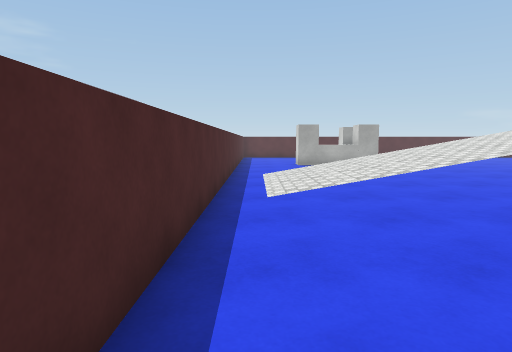
[1] (above)

23 first-person views from a walk through a 3-D level made in the Unity game engine. The camera is 1.2 m above the floor, tilts 6° down and sees 75° across. The floor is counted in squares, 1 m on a side. Each view is taken from the middle of a square. On the plan, view 1 faces up. The plan holds only what a view shows up to about 14 squares ahead; the rest is blank. The place goes on beyond the plan. The player character is not drawn. Surface patterns are stand-ins for the level's own textures.

[2]
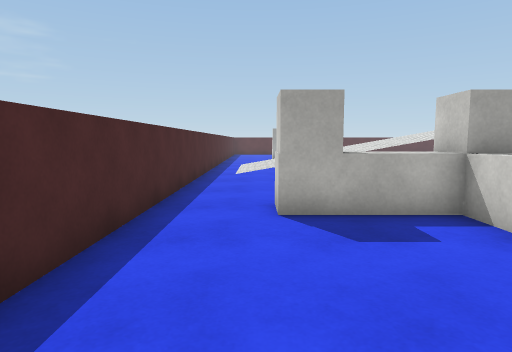

[3]
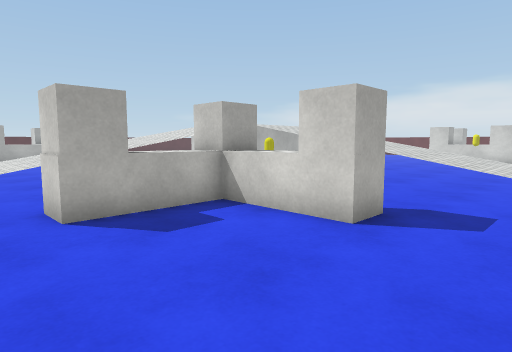

[4]
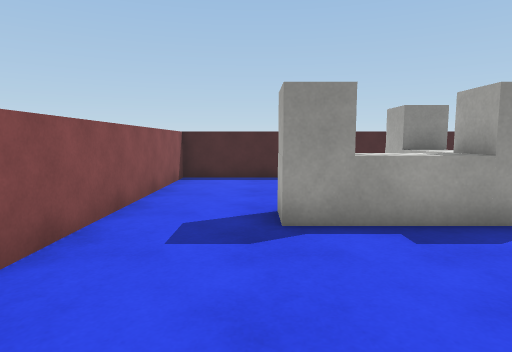

[5]
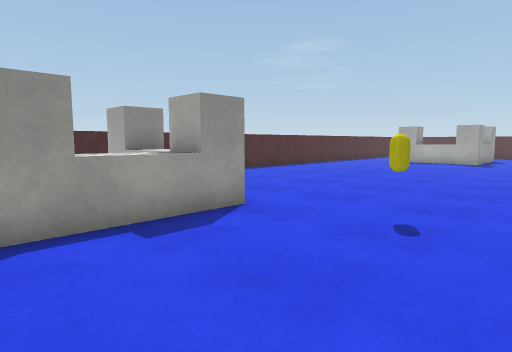

[6]
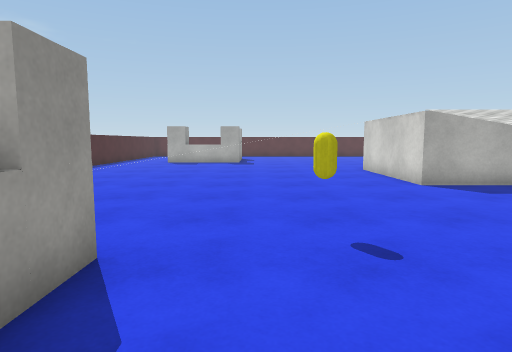

[7]
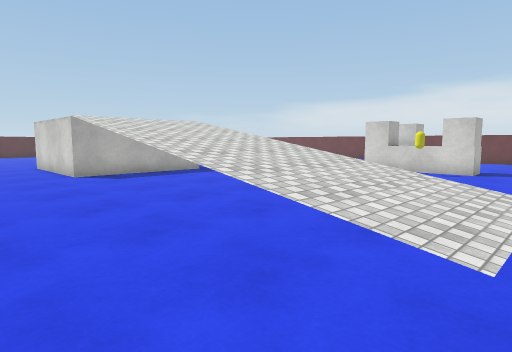

[8]
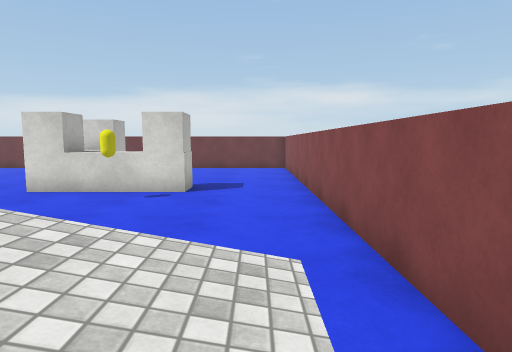

[9]
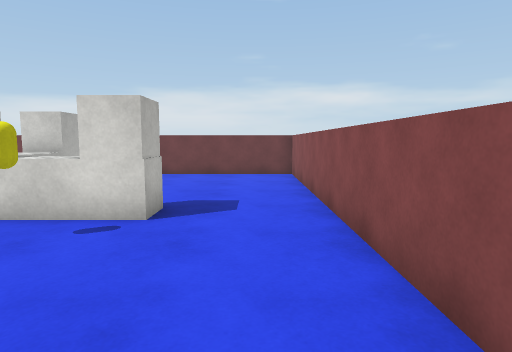

[10]
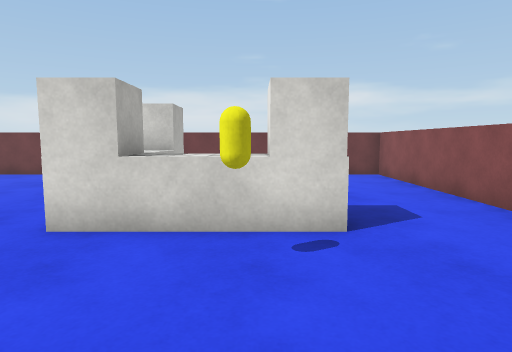

[11]
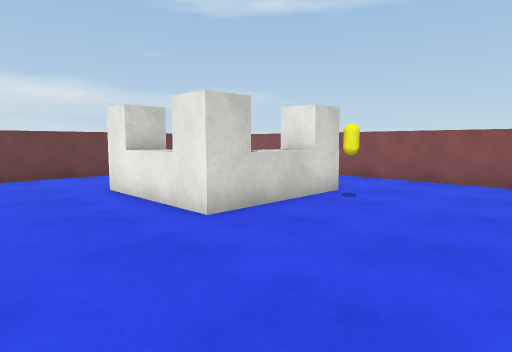

[12]
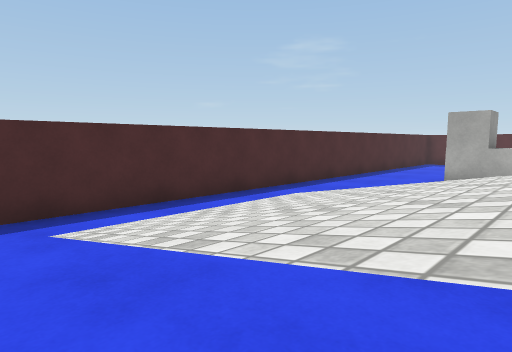

[13]
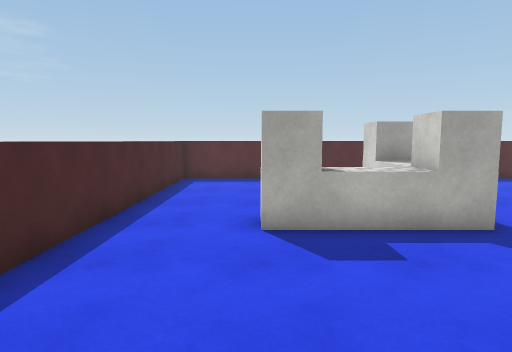

[14]
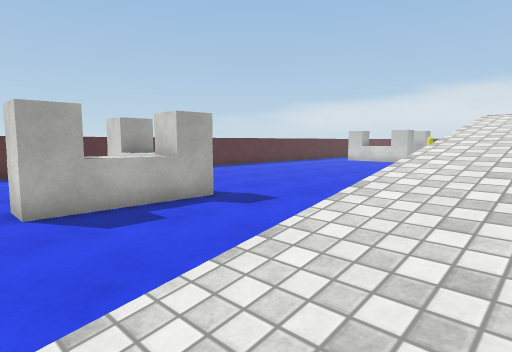

[15]
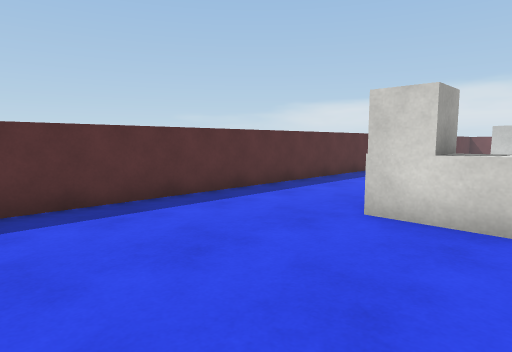

[16]
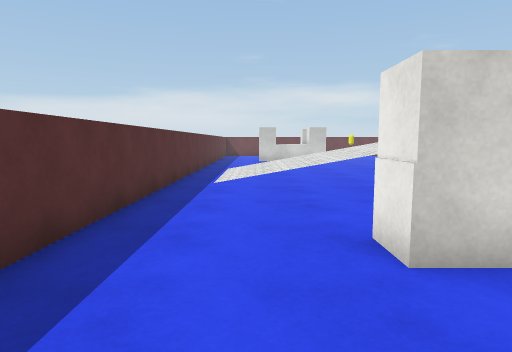

[17]
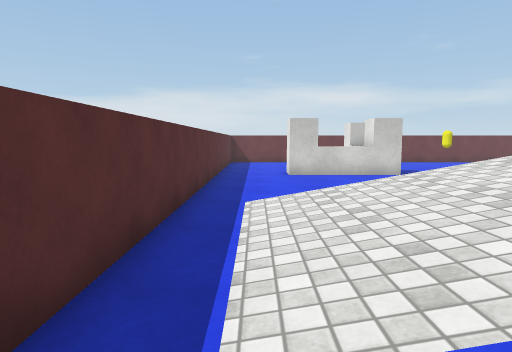

[18]
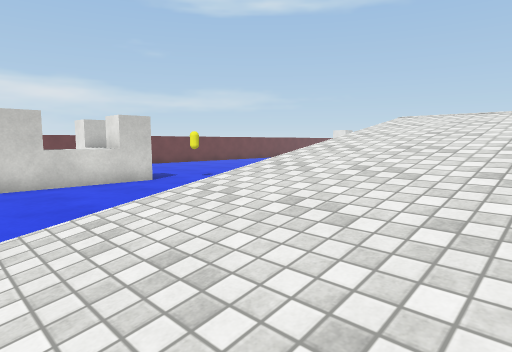

[19]
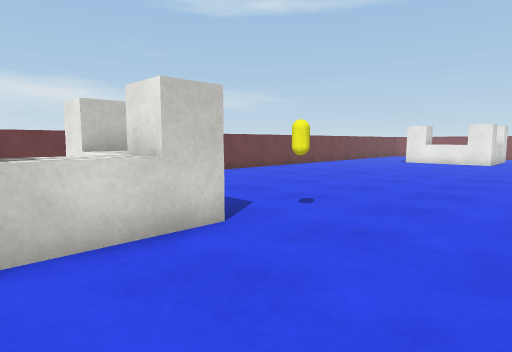

[20]
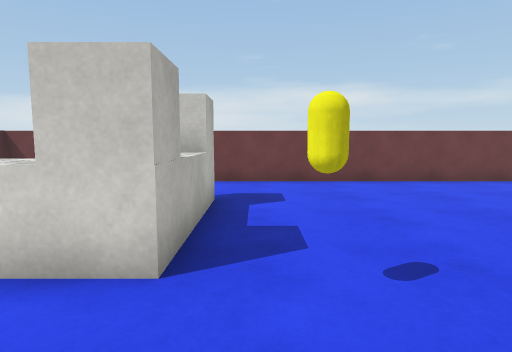

[21]
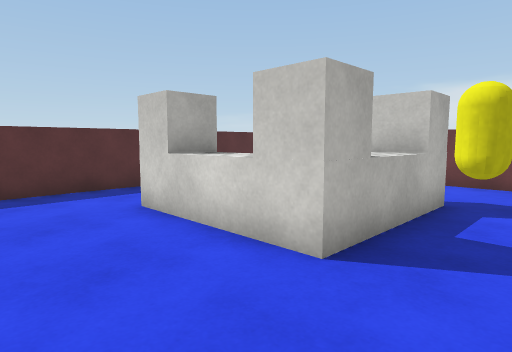

[22]
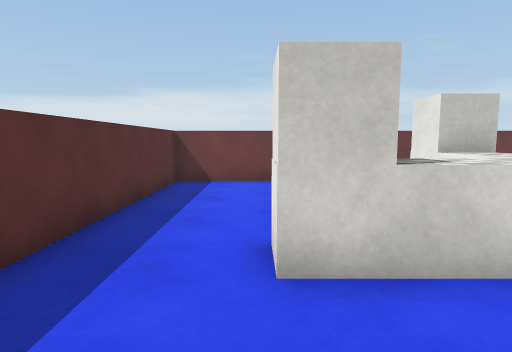

[23]
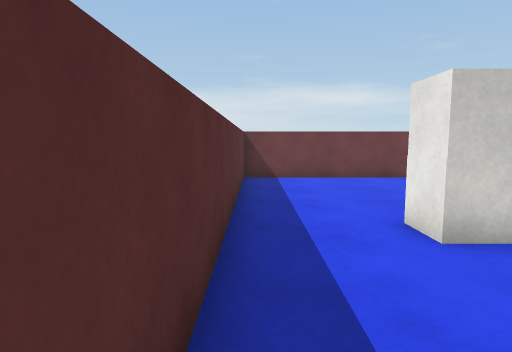

### Floor plan
Key: @ floor where view 1 was taken; # wall or solid block; . main floor; : floor 1.5 m higher than the main floor; + floor 1.75 m higher than the main floor; / step, stairs or slope; = window, fence, low wall or low ledge; ^ raised ledge; v drop or lower ground; B barrier; C yellow capsule.
Columns run from 1 left of view 1 to 29 right of it. Each row starts with its distance up from view 1.
 25 ###############################
 24 #.............................#
 23 #.............................#
 22 #............/////.....B......#
 21 #............///// ....BB.....#
 20 #.....BB.....///// ....BB  ...#
 19 #.....BB.....///// ....BBBB   #
 18 #.....B .....///// ....BBBBB..#
 17 #..BBBBB..... //// ...........#
 16 #............ ////  ..C.......#
 15 #............ ////  ..........#
 14 #...........  ::::  ..........#
 13 #...........  ....  ..........#
 12 #.////////:^.#       vvvv=///.#
 11 #.////////:^.#            ///.#
 10 #.////////   #            // .#
  9 #.////////   #                #
  8 #.////////   #                #
  7 #.///=#    /.#####   ///    /.#
  6 #.................   ...   ...#
  5 #............+++++. ...  .....#
  4 #............///// ...........#
  3 #............/////............#
  2 #........C.../////.....BBBB...#
  1 #.BBBBB....../////....BBBBB ..#
  0 #@.BBBB......///// ...BB      #
 -1 #....BB....../////...CBB   ...#
 -2 #....BB......///// ...BB......#
 -3 #.....B....../////............#
 -4 #.............................#
 -5 #......... ...  ..............#
 -6 #########       ###############

Where each view was taken, in squares from view 1:
view 1: 0 up, 0 right, facing up
view 2: 5 down, 1 right, facing up
view 3: 5 down, 0 right, facing up-right
view 4: 3 down, 10 right, facing left
view 5: 3 down, 10 right, facing up-left
view 6: 2 down, 7 right, facing up
view 7: 5 down, 8 right, facing up-right
view 8: 4 down, 13 right, facing right
view 9: 4 down, 16 right, facing right
view 10: 1 down, 17 right, facing right
view 11: 5 up, 17 right, facing down-right
view 12: 6 up, 5 right, facing up-left
view 13: 11 up, 2 right, facing up
view 14: 10 up, 1 right, facing up-right
view 15: 18 up, 0 right, facing up-right
view 16: 22 up, 2 right, facing right
view 17: 23 up, 10 right, facing right
view 18: 23 up, 12 right, facing down-right
view 19: 21 up, 18 right, facing down-right
view 20: 17 up, 19 right, facing right
view 21: 16 up, 19 right, facing up-right
view 22: 22 up, 19 right, facing right
view 23: 24 up, 18 right, facing right
